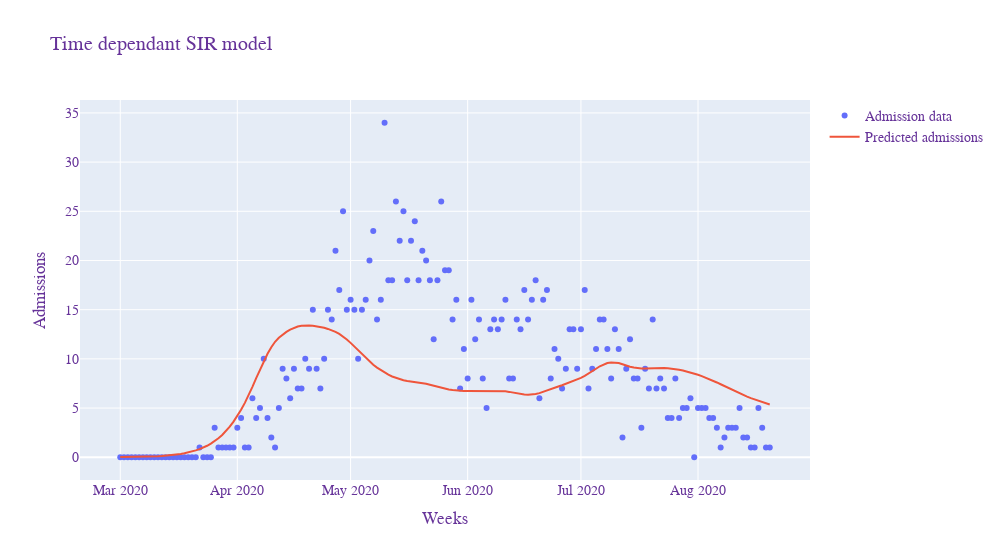

The code cell stored with this chart in its notebook:
### Markdown cell above
This cell defines the model function and contains most of its dependensies. The SIR model is defined as presendted my Wiess (STORT FEL Gamma är 0.2 vilket är för dagar inte

### Code cell
#Weiss implementering 

# Contact rate, transmisabilty, beta, and mean recovery rate gamma.
#nunmpy quantile för confidensintervall för beta
#försjkut admissions
#Lagen borde inte vara i modelfunction, för den modellerar antalet infected, lagen borde bara vara på predicted admissions

# Total population, N.
N = 700000 #göteborg stad
# Initial number of infected and recovered individuals, I0 and R0.
I0, R0 = 1, 0
# Everyone else, S0, is susceptible to infection initially.
S0 = N - I0 - R0

tau = 1         #transmisability chance
gamma =  0.2   #recovery rate 1/days
lag = 21


# Initial conditions vector
y0 = S0, I0, R0
p = 0.013 #fraction of the present number of infectious individuals

def modelfunction(t,c0,c1): #Enbedded function that takes 
  def betafunc(t):
    kappa =  c0+c1*VT_mobilityfunc(t)
    b = kappa*tau
    beta = b/N
    return beta

  # The SIR model differential equations.
  def deriv(y, t, N):
    S, I, R = y
    dSdt = -betafunc(t-lag) * S * I 
    dIdt = betafunc(t-lag) * S * I - gamma * I
    dRdt = gamma * I
    return dSdt, dIdt, dRdt
  
  result = odeint(deriv, y0, t, args=(N,))
  S, I, R = result.T
  #Returerar totalt antal inskrivningar varje dag
  return I*p



#Curve fit function that takes the modelfunction with the given parameters to optimize and returns them with optimal value and covariance
popt, pcov = curve_fit(modelfunction, t_fittingdata, dailyAdmissions[:fittingPoints], p0=[0.4198,0.003781])

#best VT guess p0=[0.4198,0.003781])
#Best google guess p0=[3,0.6])

print(popt)
print(pcov)
print(mean_squared_error(dailyAdmissions[:prediction_time],modelfunction(t,*popt), squared = False))

fig = go.Figure() #Creates a plot using graph objects and then adds each graph to figure
fig.add_trace(go.Scatter(
                    x=pd.Series(pd.date_range("2020-03-01", freq="D", periods=fittingPoints)), 
                    y=dailyAdmissions,
                    mode='markers',
                    name='Admission data'))
fig.add_trace(go.Scatter(
                    x=pd.Series(pd.date_range("2020-03-01", freq="D", periods=prediction_time)), 
                    y=modelfunction(t,*popt),
                    mode='lines',
                    name='Predicted admissions'))
fig.update_layout(
                    title='Time dependant SIR model',
                    xaxis_title='Weeks',
                    yaxis_title='Admissions',
                    autosize=False,
                    width=1000,
                    
                    font=dict(
                    family="Courier New, monospace",
                    size=14,
                    color="RebeccaPurple"
    )
)
fig.show()

### Figure 1 — Plotly figure (JSON) as saved in the notebook; plotly's stock layout.template omitted (floating-point values rounded to 4 significant figures; data arrays with more than 128 entries replaced by an {"elided": "..."} marker saying what was removed)
{"data": [{"mode": "markers", "name": "Admission data", "type": "scatter", "x": {"elided": "173 str values"}, "y": {"elided": "173 int values"}}, {"mode": "lines", "name": "Predicted admissions", "type": "scatter", "x": {"elided": "173 str values"}, "y": {"elided": "173 float values"}}], "layout": {"autosize": false, "font": {"color": "RebeccaPurple", "family": "Courier New, monospace", "size": 14}, "title": {"text": "Time dependant SIR model"}, "width": 1000, "xaxis": {"title": {"text": "Weeks"}}, "yaxis": {"title": {"text": "Admissions"}}}}
